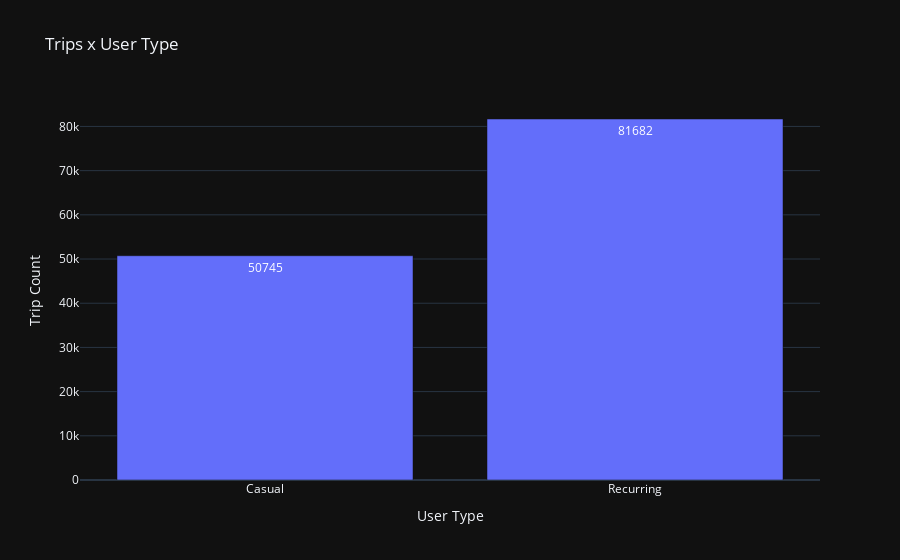

Write notebook code for a chart like this one.
### Code cell
# couting how many trips exist for each type of user
user_counts = bike_df['recurring'].value_counts().reset_index()
user_counts.columns = ['recurring', 'count']

# creating the bar chart with plotly
fig = px.bar(
    user_counts, 
    x='recurring', 
    y='count', 
    text='count',
    title="Trips x User Type",
    labels={'recurring': 'User Type', 'count': 'Trip Count'},
    template = 'plotly_dark'
)

# adjusting the x-axis lables
fig.update_xaxes(
    tickmode='array', 
    tickvals=[0, 1], 
    ticktext=['Casual', 'Recurring']
)

# displaying!
fig.show()
fig.write_image('./charts/trip_count.png', scale=2)

### Figure 1 — Plotly figure (JSON) as saved in the notebook; plotly's stock layout.template omitted (floating-point values rounded to 4 significant figures)
{"data": [{"alignmentgroup": "True", "hovertemplate": "User Type=%{x}<br>Trip Count=%{text}<extra></extra>", "legendgroup": "", "marker": {"color": "#636efa", "pattern": {"shape": ""}}, "name": "", "offsetgroup": "", "orientation": "v", "showlegend": false, "text": [81682, 50745], "textposition": "auto", "type": "bar", "x": [1, 0], "xaxis": "x", "y": [81682, 50745], "yaxis": "y"}], "layout": {"barmode": "relative", "legend": {"tracegroupgap": 0}, "title": {"text": "Trips x User Type"}, "xaxis": {"anchor": "y", "domain": [0, 1], "tickmode": "array", "ticktext": ["Casual", "Recurring"], "tickvals": [0, 1], "title": {"text": "User Type"}}, "yaxis": {"anchor": "x", "domain": [0, 1], "title": {"text": "Trip Count"}}}}
